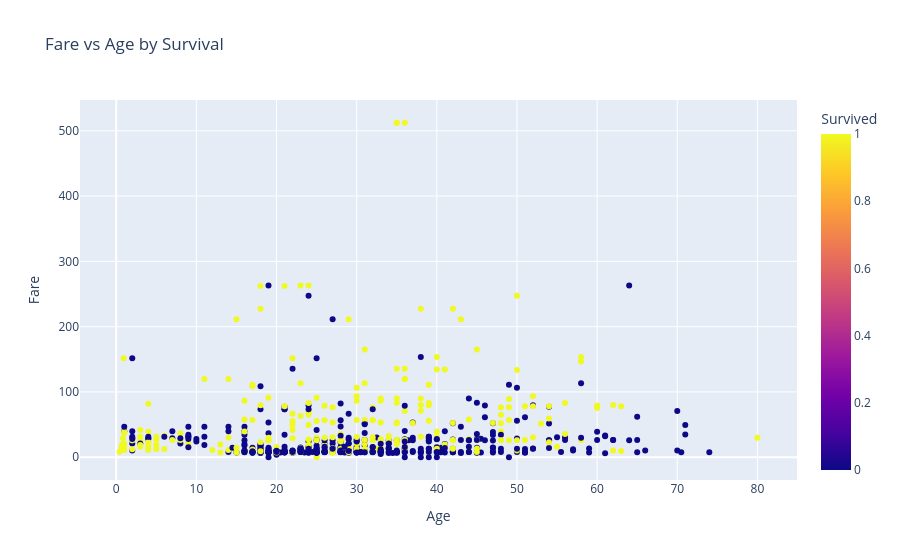

The notebook cell saved with this chart:
### Markdown cell above
### 4.4 Fare vs Age

### Code cell
import plotly.express as px
fig = px.scatter(df, x="Age", y="Fare", color="Survived",
                 title="Fare vs Age by Survival")
fig.show()

### Figure 1 — Plotly figure (JSON) as saved in the notebook; plotly's stock layout.template omitted (floating-point values rounded to 4 significant figures; data arrays with more than 128 entries replaced by an {"elided": "..."} marker saying what was removed)
{"data": [{"hovertemplate": "Age=%{x}<br>Fare=%{y}<br>Survived=%{marker.color}<extra></extra>", "legendgroup": "", "marker": {"color": {"elided": "891 int values"}, "coloraxis": "coloraxis", "symbol": "circle"}, "mode": "markers", "name": "", "orientation": "v", "showlegend": false, "type": "scatter", "x": {"elided": "891 float values"}, "xaxis": "x", "y": {"elided": "891 float values"}, "yaxis": "y"}], "layout": {"coloraxis": {"colorbar": {"title": {"text": "Survived"}}, "colorscale": [[0, "#0d0887"], [0.1111, "#46039f"], [0.2222, "#7201a8"], [0.3333, "#9c179e"], [0.4444, "#bd3786"], [0.5556, "#d8576b"], [0.6667, "#ed7953"], [0.7778, "#fb9f3a"], [0.8889, "#fdca26"], [1, "#f0f921"]]}, "legend": {"tracegroupgap": 0}, "title": {"text": "Fare vs Age by Survival"}, "xaxis": {"anchor": "y", "domain": [0, 1], "title": {"text": "Age"}}, "yaxis": {"anchor": "x", "domain": [0, 1], "title": {"text": "Fare"}}}}
